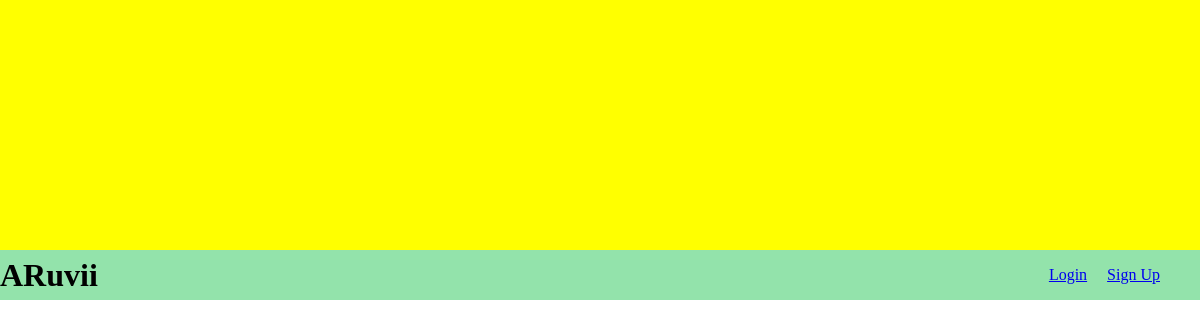
Page /app/ on the earlier database version.
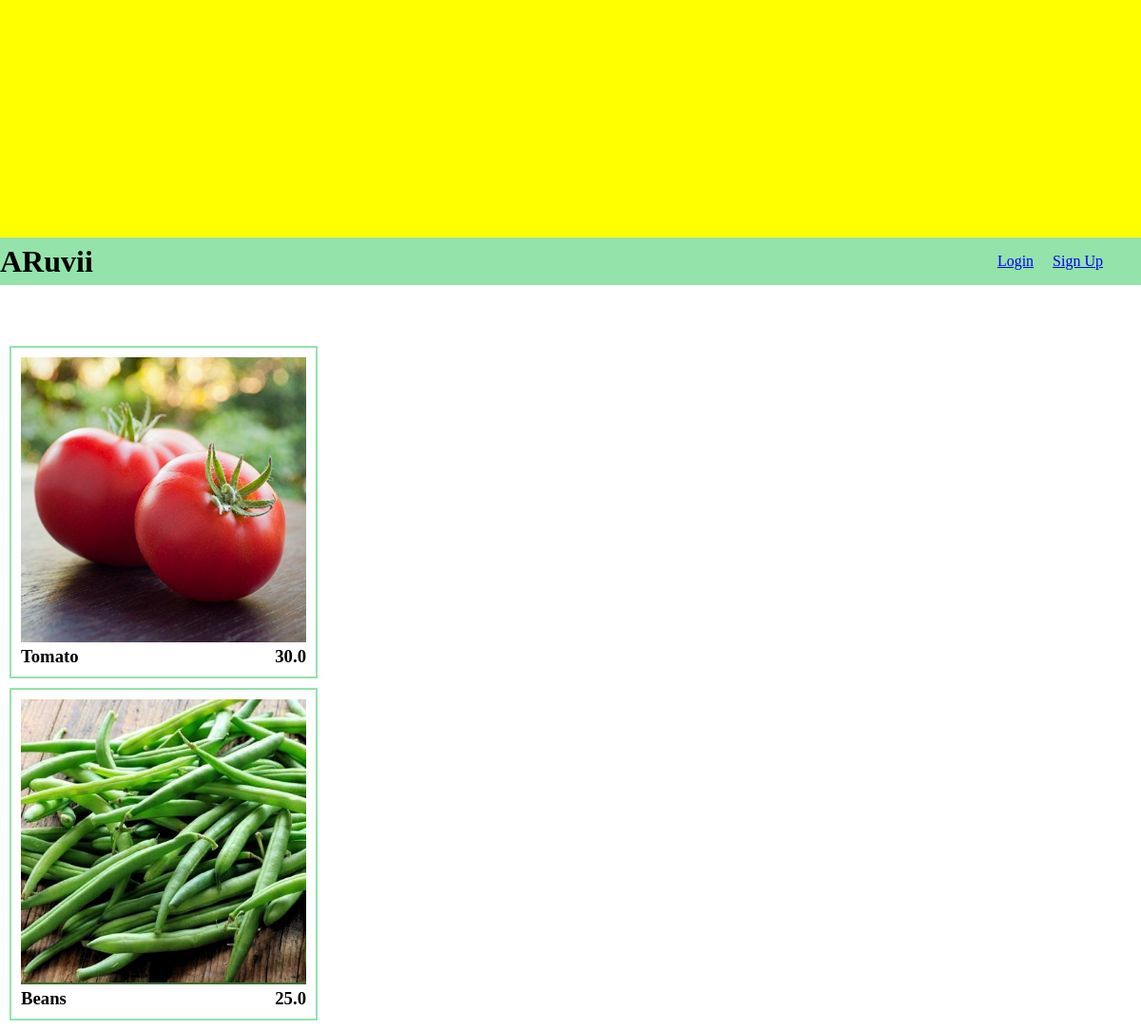
Same page on the later database version.
### app/models.py (models this page shows)
class Products(models.Model):
    CHOICES = (
        ("fruits","fruits"),
        ("vegetables","vegetables"),
        ("groceries","groceries")
        )
    product_name = models.CharField(max_length=200)
    price = models.FloatField()
    category = models.CharField(choices=CHOICES,max_length=200)
    pic = models.CharField(max_length=200)
    def __str__(self):
        return self.product_name

### app/views.py (the view)
# urls.py: path('',views.index ,name="index"),
def index(request):
	context = {
	'title':"Store",
	'current_user':"Login Please",
	'products':Products.objects.all(),
	}
	return render(request,'app/index.html',context)

### app/templates/app/index.html (shortened to what this page needs)
{% extends "app/base.html" %}
{% block content %}
<br>
<br>
<br>
{% load static %}
<div id="product_div">
{% static "" as baseUrl %}
{% for product in products  %}
	<div id="product_box">
		<img class="product_img" src="{{baseUrl}}/images/{{product.pic}}">
		<div id="product_details">
			<div><h3>{{product}}</h3></div>
			<div><h3>{{product.price}}</h3></div>
		</div>
	</div>
{% endfor %}
</div>
{% endblock %}

### app/templates/app/base.html (shortened to what this page needs)
<!DOCTYPE html>
<html>
<head>
	{% load static %}
    <link rel="stylesheet" href="{% static 'app/base.css' %}">
</head>
<body id="outer_body" >
<div id="body_div">
	<div id="top_div">
	</div>
	<div id="head_div">
		<h1>ARuvii</h1>
		<ul id="nav_list">
			{% if user.is_authenticated %}
			<li class="list_items">
				contact
			</li>
			<li class="list_items">
				bag
			</li>
			<li class="list_items">
				<a href="{% url 'account_logout' %}">Logout</a>
			</li>
			<li class="list_items">
				<a href="{% url 'admin' %}">Admin</a>
			</li>
			<li class="list_items">
				{{user.username}}
			</li>
			{% else %}
			<li class="list_items">
				<a href="{% url 'account_login' %}">Login</a>
			</li>
			<li class="list_items">
				<a href="{% url 'account_signup' %}">Sign Up</a>
			</li>
			{% endif %}
		</ul>
	</div>
	<div>
		{% block content %}
    	{% endblock %}
	</div>
</div>
</body>
</html>

### app/static/app/base.css (style rules this page uses)
body,h1,h2,h3 { margin: 0px; padding: 0px; overflow-x: hidden; }
#top_div { background-color: yellow; height: 250px; }
#body_div { display: flex; flex-direction: column; justify-content: flex-end; }
#head_div { display: flex; flex-direction: row; justify-content: space-between; background-color: #93e3ab; align-items: center; height: 50px; width: 100vw; }
#nav_list { display: flex; flex-direction: row; justify-content: space-between; list-style: none; margin: 0px; margin-right: 30px; }
.list_items { padding: 10px; }

### app/templates/app/base.html (style rules this page uses)
#product_details { display: flex; flex-direction: row; justify-content: space-between; align-items: center; }
#product_box { border: 2px solid #93e3ab; padding: 10px; width: 300px; padding: 10px; margin: 10px; }
.product_img { width: 300px; height: 300px; }

Differences in the rows shown:
added Products: pic (picture), product_name "Tomato", price "30.0"
added Products: pic (picture), product_name "Beans", price "25.0"
